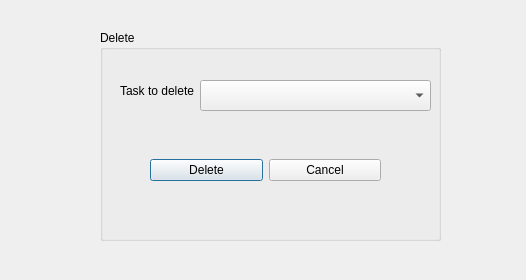
<?xml version="1.0" encoding="UTF-8"?>
<ui version="4.0">
 <class>deletepage</class>
 <widget class="QDialog" name="deletepage">
  <property name="geometry">
   <rect>
    <x>0</x>
    <y>0</y>
    <width>526</width>
    <height>280</height>
   </rect>
  </property>
  <property name="windowTitle">
   <string>Dialog</string>
  </property>
  <widget class="QGroupBox" name="groupBox">
   <property name="geometry">
    <rect>
     <x>100</x>
     <y>30</y>
     <width>341</width>
     <height>211</height>
    </rect>
   </property>
   <property name="title">
    <string>Delete</string>
   </property>
   <widget class="QComboBox" name="comboBox">
    <property name="geometry">
     <rect>
      <x>100</x>
      <y>50</y>
      <width>231</width>
      <height>31</height>
     </rect>
    </property>
   </widget>
   <widget class="QLabel" name="label">
    <property name="geometry">
     <rect>
      <x>20</x>
      <y>50</y>
      <width>81</width>
      <height>21</height>
     </rect>
    </property>
    <property name="text">
     <string>Task to delete</string>
    </property>
   </widget>
   <widget class="QWidget" name="">
    <property name="geometry">
     <rect>
      <x>50</x>
      <y>120</y>
      <width>231</width>
      <height>41</height>
     </rect>
    </property>
    <layout class="QHBoxLayout" name="horizontalLayout">
     <item>
      <widget class="QPushButton" name="pushButton">
       <property name="text">
        <string>Delete</string>
       </property>
      </widget>
     </item>
     <item>
      <widget class="QPushButton" name="pushButton_2">
       <property name="text">
        <string>Cancel</string>
       </property>
      </widget>
     </item>
    </layout>
   </widget>
  </widget>
 </widget>
 <resources/>
 <connections/>
</ui>
